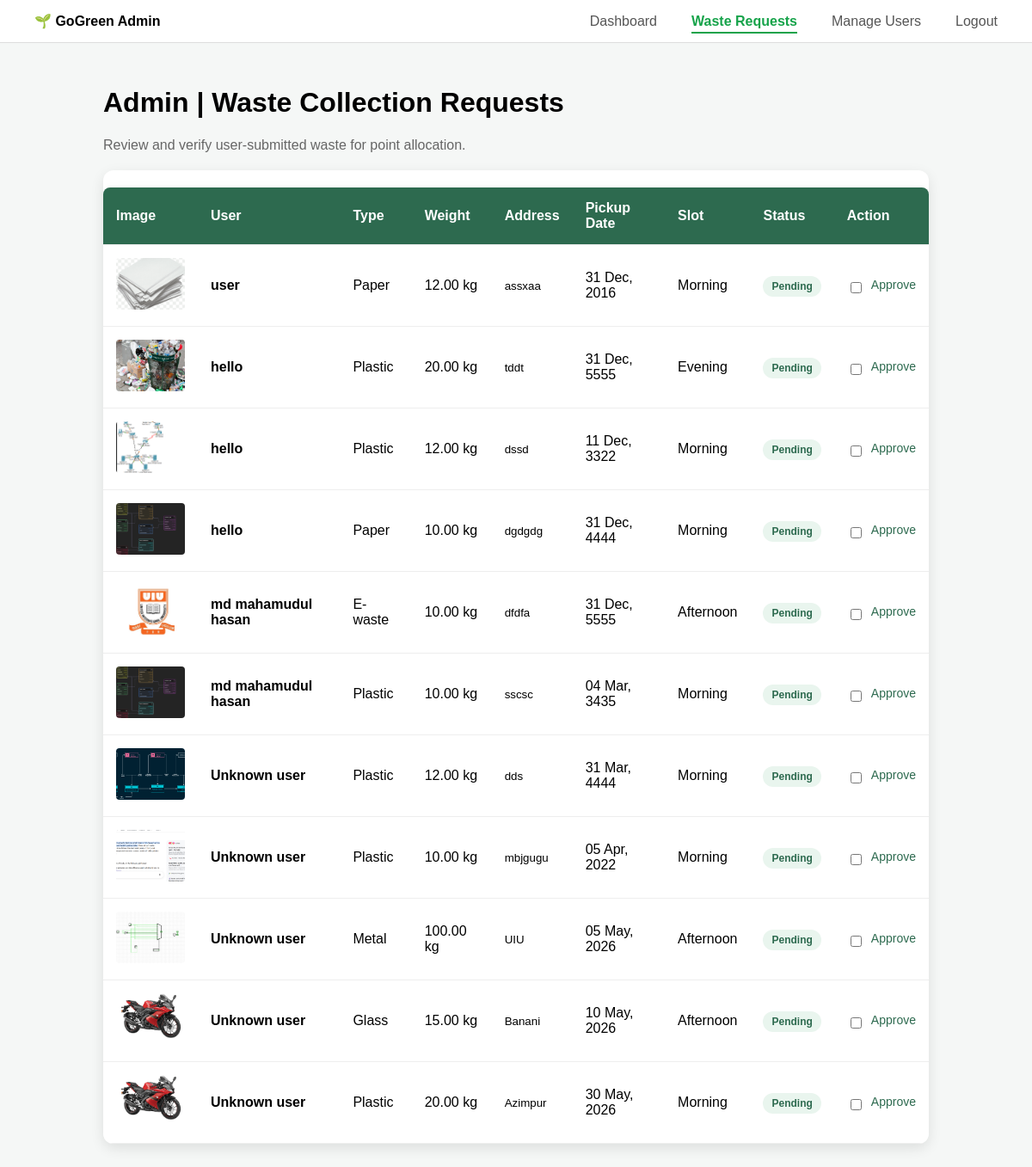
/admin-dashboard.php, run on the app's committed database.
### tables this page shows
CREATE TABLE `waste_submissions` (
  `id` int(11) NOT NULL,
  `waste_type` varchar(50) DEFAULT NULL,
  `weight` decimal(10,2) DEFAULT NULL,
  `description` text DEFAULT NULL,
  `address` text DEFAULT NULL,
  `pickup_date` date DEFAULT NULL,
  `time_slot` varchar(50) DEFAULT NULL,
  `image_path` varchar(255) DEFAULT NULL,
  `submitted_at` timestamp NOT NULL DEFAULT current_timestamp(),
  `user_id` int(11) DEFAULT NULL,
  `submitter_email` varchar(100) DEFAULT NULL,
  `status` varchar(20) NOT NULL DEFAULT 'Pending',
  `points_awarded` int(11) DEFAULT 0,
  `points_granted` tinyint(1) NOT NULL DEFAULT 0
);

CREATE TABLE `users` (
  `id` int(11) NOT NULL,
  `name` varchar(100) DEFAULT NULL,
  `email` varchar(100) DEFAULT NULL,
  `password` varchar(255) DEFAULT NULL,
  `points` int(11) DEFAULT 0,
  `bonus_given` tinyint(4) DEFAULT 0
);

### admin-dashboard.php (the view, shortened to what this page needs)
<?php
include 'config.php';
$hasUserIdColumn = false;
$columnCheck = $conn->query("SHOW COLUMNS FROM waste_submissions LIKE 'user_id'");
if ($columnCheck && $columnCheck->num_rows > 0) {
    $hasUserIdColumn = true;
}
if ($hasUserIdColumn) {
    $query = "SELECT ws.*, u.name AS user_name, u.email AS user_email FROM waste_submissions ws LEFT JOIN users u ON ws.user_id = u.id ORDER BY ws.submitted_at DESC";
} else {
    $query = "SELECT ws.* FROM waste_submissions ws ORDER BY ws.submitted_at DESC";
}
$result = $conn->query($query);
?>
<!DOCTYPE html>
<html lang="en">
<head>
    <link rel="stylesheet" href="SubmitWaste.css">
</head>
<body>
    <header class="navbar">
        <div class="logo">🌱 GoGreen Admin</div>
        <nav class="nav-right">
            <a href="admin-dashboard.php">Dashboard</a>
            <a href="#" class="active">Waste Requests</a>
            <a href="#">Manage Users</a>
            <a href="login.php">Logout</a>
        </nav>
    </header>
    <div class="container">
        <h1>Admin | Waste Collection Requests</h1>
        <p class="subtitle">Review and verify user-submitted waste for point allocation.</p>
        <div class="card" style="padding: 0; overflow-x: auto;">
            <table class="admin-table">
                <thead>
                    <tr>
                        <th>Image</th>
                        <th>User</th>
                        <th>Type</th>
                        <th>Weight</th>
                        <th>Address</th>
                        <th>Pickup Date</th>
                        <th>Slot</th>
                        <th>Status</th>
                        <th>Action</th>
                    </tr>
                </thead>
                <tbody>
                    <?php if ($result->num_rows > 0): ?>
                        <?php while ($row = $result->fetch_assoc()): ?>
                            <tr>
                                <td>
                                    <?php if (!empty($row['image_path'])): ?>
                                        <img src="<?php echo $row['image_path']; ?>" class="waste-img" onclick="window.open(this.src)">
                                    <?php else: ?>
                                        <span>No Image</span>
                                    <?php endif; ?>
                                </td>
                                <?php $submissionStatus = $row['status'] ?? 'Pending'; ?>
                                <?php $submissionUserId = intval($row['user_id'] ?? 0); ?>
                                <?php $userLabel = htmlspecialchars($row['user_name'] ?? $row['user_email'] ?? ($submissionUserId ? 'User #'.$submissionUserId : 'Unknown user')); ?>
                                <td><strong><?php echo $userLabel; ?></strong></td>
                                <td><?php echo htmlspecialchars($row['waste_type']); ?></td>
                                <td><?php echo htmlspecialchars($row['weight']); ?> kg</td>
                                <td><small><?php echo htmlspecialchars($row['address']); ?></small></td>
                                <td><?php echo date('d M, Y', strtotime($row['pickup_date'])); ?></td>
                                <td><?php echo htmlspecialchars($row['time_slot']); ?></td>
                                <td>
                                    <?php if ($submissionStatus === 'Approved'): ?>
                                        <span class="status-badge" style="background:#d1fae5; color:#166534;">Approved</span>
                                    <?php elseif ($submissionStatus === 'Rejected'): ?>
                                        <span class="status-badge" style="background:#fee2e2; color:#991b1b;">Rejected</span>
                                    <?php else: ?>
                                        <span class="status-badge"><?php echo $submissionStatus; ?></span>
                                    <?php endif; ?>
                                </td>
                                <td>
                                    <?php if ($submissionStatus === 'Pending'): ?>
                                        <form method="post" style="display:inline-flex; align-items:center; gap:8px;">
                                            <label style="display:inline-flex; align-items:center; gap:8px; cursor:pointer;">
                                                <input type="checkbox" name="approve_checkbox" onchange="approveSubmission(this)">
                                                <span style="font-size:14px; color:#2d6a4f;">Approve</span>
                                            </label>
                                        </form>
                                    <?php else: ?>
                                        <span style="color:#6b7280;">No actions</span>
                                    <?php endif; ?>
                                </td>
                            </tr>
                        <?php endwhile; ?>
                    <?php else: ?>
                        <tr>
                            <td colspan="7" style="text-align:center; padding: 30px;">No requests found.</td>
                        </tr>
                    <?php endif; ?>
                </tbody>
            </table>
        </div>
    </div>
</body>
</html>

### SubmitWaste.css (style rules this page uses)
body { font-family: Arial, sans-serif; margin: 0; background: #f5f7f6; }
.nav-right { display: flex; align-items: center; gap: 20px; }
.navbar { display: flex; justify-content: space-between; padding: 15px 40px; background: white; border-bottom: 1px solid #ddd; }
.navbar a { margin-left: 20px; text-decoration: none; color: #555; }
.navbar .active { color: #16a34a; font-weight: bold; }
.logo { font-weight: bold; }
.container { width: 80%; margin: auto; padding: 30px 0; }
.subtitle { color: #666; margin-bottom: 20px; }
.card { background: white; padding: 25px; border-radius: 12px; box-shadow: 0 5px 15px rgba(0, 0, 0, 0.1); }
input, select, textarea { width: 100%; padding: 12px; border-radius: 8px; border: 1px solid #ccc; margin-top: 10px; }
.nav-right a { position: relative; text-decoration: none; color: #555; font-weight: 500; transition: all 0.3s ease; }
.nav-right a.active { color: #16a34a; }
.nav-right a::after { content: ""; position: absolute; left: 0; bottom: -5px; width: 0%; height: 2px; background: #16a34a; transition: 0.3s ease; }
.nav-right a.active::after { width: 100%; }

### admin-dashboard.php (style rules this page uses)
.admin-table { width: 100%; border-collapse: collapse; margin-top: 20px; background: white; border-radius: 8px; overflow: hidden; box-shadow: 0 4px 15px rgba(0, 0, 0, 0.05); }
.admin-table th, .admin-table td { padding: 15px; text-align: left; border-bottom: 1px solid #eee; }
.admin-table th { background-color: #2d6a4f; color: white; font-weight: 600; }
.waste-img { width: 80px; height: 60px; object-fit: cover; border-radius: 4px; cursor: pointer; }
.status-badge { padding: 5px 10px; border-radius: 20px; font-size: 12px; background: #e9f5ee; color: #2d6a4f; font-weight: bold; }

### data on the page
waste_submissions: image_path (picture), user.name "user", waste_type "Paper", weight "12.00", address "assxaa", pickup_date "31 Dec, 2016", time_slot "Morning", status "Pending"
waste_submissions: image_path (picture), user.name "hello", waste_type "Plastic", weight "20.00", address "tddt", pickup_date "31 Dec, 5555", time_slot "Evening", status "Pending"
waste_submissions: image_path (picture), user.name "hello", waste_type "Plastic", weight "12.00", address "dssd", pickup_date "11 Dec, 3322", time_slot "Morning", status "Pending"
waste_submissions: image_path (picture), user.name "hello", waste_type "Paper", weight "10.00", address "dgdgdg", pickup_date "31 Dec, 4444", time_slot "Morning", status "Pending"
waste_submissions: image_path (picture), user.name "md mahamudul hasan", waste_type "E-waste", weight "10.00", address "dfdfa", pickup_date "31 Dec, 5555", time_slot "Afternoon", status "Pending"
waste_submissions: image_path (picture), user.name "md mahamudul hasan", waste_type "Plastic", weight "10.00", address "sscsc", pickup_date "04 Mar, 3435", time_slot "Morning", status "Pending"
waste_submissions: image_path (picture), userLabel "Unknown user", waste_type "Plastic", weight "12.00", address "dds", pickup_date "31 Mar, 4444", time_slot "Morning", status "Pending"
waste_submissions: image_path (picture), userLabel "Unknown user", waste_type "Plastic", weight "10.00", address "mbjgugu", pickup_date "05 Apr, 2022", time_slot "Morning", status "Pending"
waste_submissions: image_path (picture), userLabel "Unknown user", waste_type "Metal", weight "100.00", address "UIU", pickup_date "05 May, 2026", time_slot "Afternoon", status "Pending"
waste_submissions: image_path (picture), userLabel "Unknown user", waste_type "Glass", weight "15.00", address "Banani", pickup_date "10 May, 2026", time_slot "Afternoon", status "Pending"
waste_submissions: image_path (picture), userLabel "Unknown user", waste_type "Plastic", weight "20.00", address "Azimpur", pickup_date "30 May, 2026", time_slot "Morning", status "Pending"
